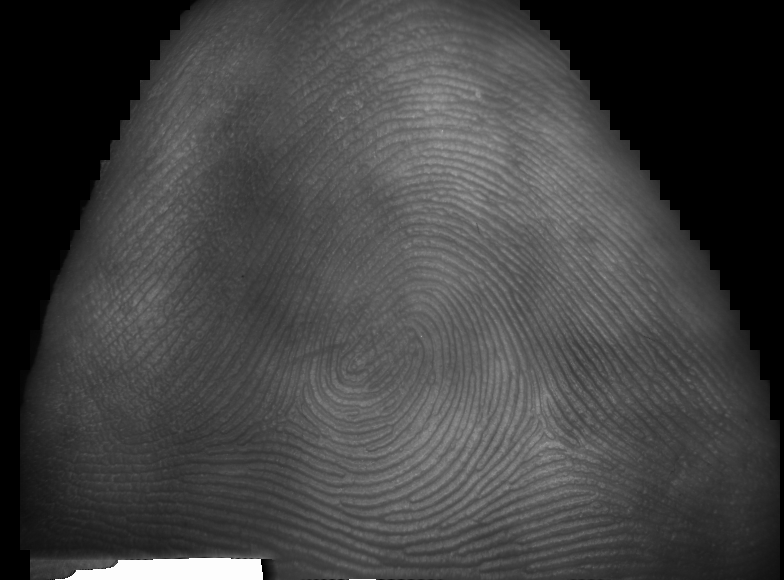
#> input picture TF_IPI/Images/SIRE-1_1_1.bmp, 784 x 580 px; its folder holds only this picture in this run
$ python main.py   (Python 2 division)
#> lines starting #> are read from the running program, lines starting #| are printed output that depends on the picture
#> further down, img is the input picture: shape (580, 784); min 0, max 255, mean 65.1
### TF_IPI/func.py
# Modulo de todas as function usadas no programa
import cv2
import numpy as np
import math
import subprocess
import os
import matplotlib.pyplot as plt
from matplotlib.patches import Ellipse

def gamma_transform(number):
	gamma = 1.5
	const = 1	#Not 0.25 as the paper
	result = 255*const*((number/255)**gamma)
	return result

def local_histogram_equalization_and_gamma_transform(img_aux):
	img = img_aux.copy()
	h, w = img.shape
#> h = 580; w = 784
	# Add border to work on the margin
	img_aux_border = cv2.copyMakeBorder(img,0,8,0,8,cv2.BORDER_CONSTANT,value=0)
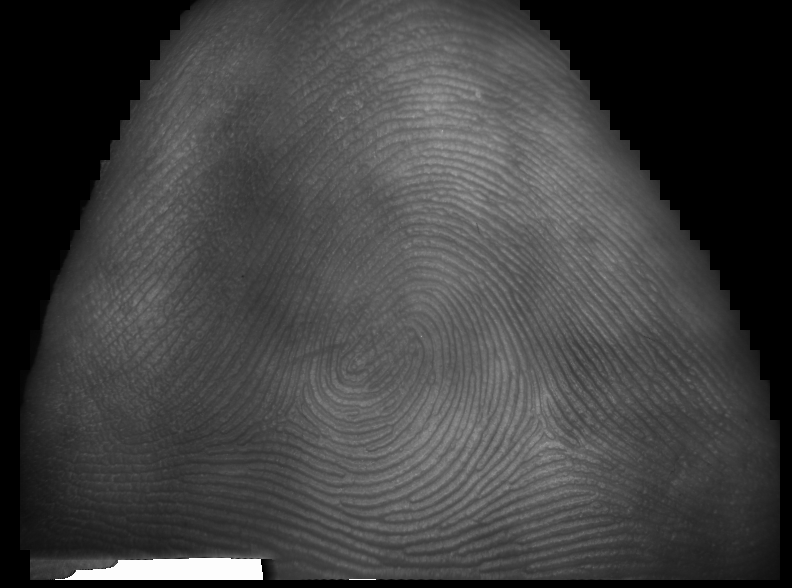
#> img_aux_border: shape (588, 792); min 0, max 255, mean 63.6
	for x in range (0, w, 8):
		for y in range (0, h, 8):
			region = img_aux_border[y:y+8, x:x+8]
			hist_region,bins = np.histogram(region.flatten(),256,[0,256], density=True)
			normalized_CDF_region = hist_region.cumsum()*255
			for p in range (0, 8):
				for q in range (0, 8):
					if(x+p<w and y+q<h):
						# Apply changes already with the gamma transformation
						img[y+q, x+p] = int(gamma_transform(normalized_CDF_region[region[q, p]]))
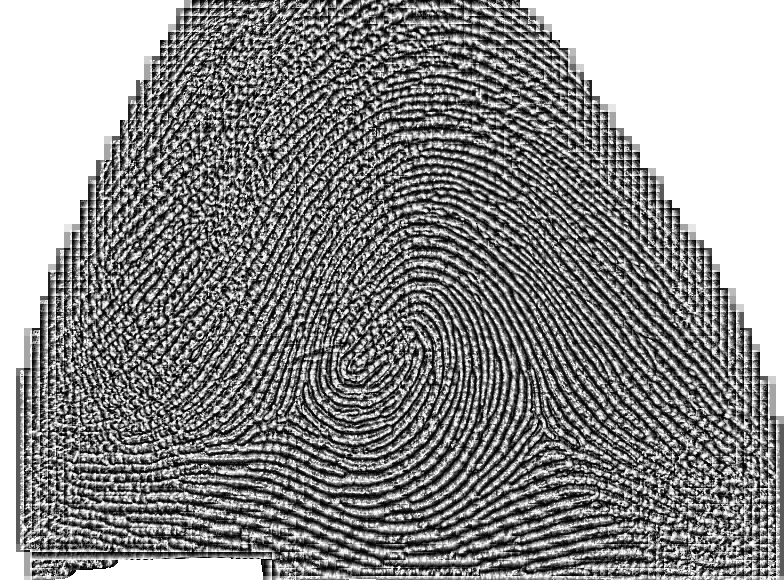
#> img: shape (580, 784); min 0, max 255, mean 140.5
	return img

def gaussian_low_pass_filter(img_aux, kernel):
#> called with kernel = 3
	img = img_aux.copy()
	sigma = kernel/(2*(math.sqrt(2*(math.log(2)))))
	img = cv2.GaussianBlur(img, (kernel, kernel), sigma)
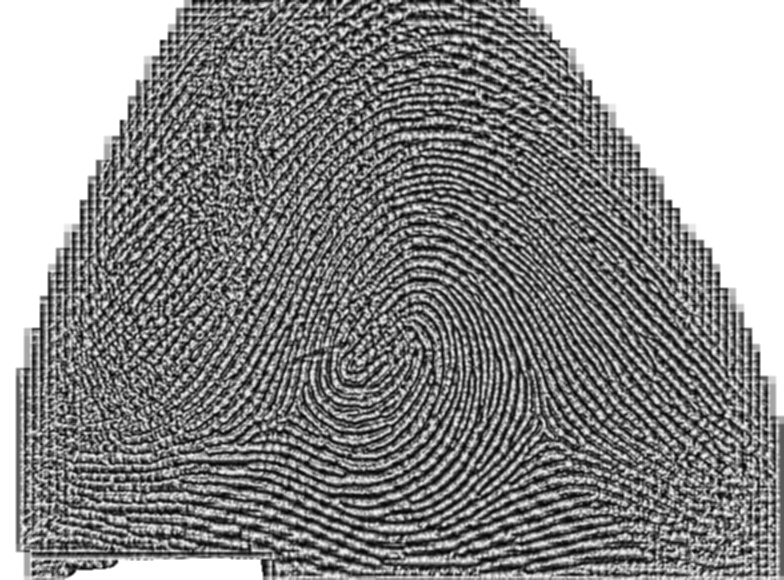
#> img: shape (580, 784); min 2, max 255, mean 140.5
	return img

# Usada apenas para testes
# [26 lines left out: functions average_img, average_bi, not called in this run]

def binarization (img):
	# Cria arquivo auxiliar .jpeg para leitura do mintct
	cv2.imwrite("aux/gaussian.jpeg", img)
	os.system("mindtct aux/gaussian.jpeg aux/raw")
	img_aux = img.copy()
	h, w = img.shape
	# Raw binarized image to cv2_image
	brw_file = open("aux/raw.brw", "rb")
	for y in range (0, h):
		for x in range (0, w):
			img_aux[y, x] = ord(brw_file.read(1))
	brw_file.close()
	return img_aux

# Bilateral 5th degree regression to get left and right polinomials
# [103 lines left out: functions get_polynomials, geometry_correction, add_texture, add_fade, not called in this run]

### TF_IPI/main.py
import os
import shutil
import glob
import cv2
from func import *

try:
	os.mkdir('./output')
except OSError:
	shutil.rmtree('./output')
	os.mkdir('./output')
os.mkdir('./output/compares')
os.mkdir('./output/results')

try:
	os.mkdir('./aux')
except OSError:
	shutil.rmtree('./aux')
	os.mkdir('./aux')

# Recebe todas imagens
images = sorted(glob.glob("Images/*.bmp"))
i = 0
qnt_img = len(images)
# Para cada imagem:
for image in images:
	# Le imagem
	img = cv2.imread(image, 0)
	# Processamentos iniciais(local hitogram equalization and gamma transform):
	img_eq_gam = local_histogram_equalization_and_gamma_transform(img)
	# Filtros gaussianos, kernel = [3, 5, 7, 9]
	img_kern_3 = gaussian_low_pass_filter(img_eq_gam, 3)
	img_kern_5 = gaussian_low_pass_filter(img_eq_gam, 5)
#> call 2 of gaussian_low_pass_filter, with kernel = 5
#> in gaussian_low_pass_filter (call 2), `img = cv2.GaussianBlur(img, (kernel, kernel), sigma)`:
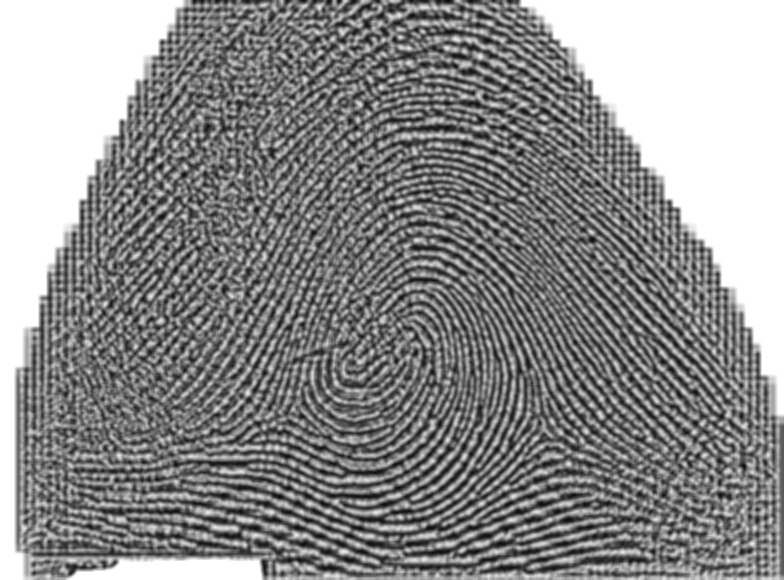
#> img: shape (580, 784); min 9, max 255, mean 140.5
	img_kern_7 = gaussian_low_pass_filter(img_eq_gam, 7)
#> call 3 of gaussian_low_pass_filter, with kernel = 7
#> in gaussian_low_pass_filter (call 3), `img = cv2.GaussianBlur(img, (kernel, kernel), sigma)`:
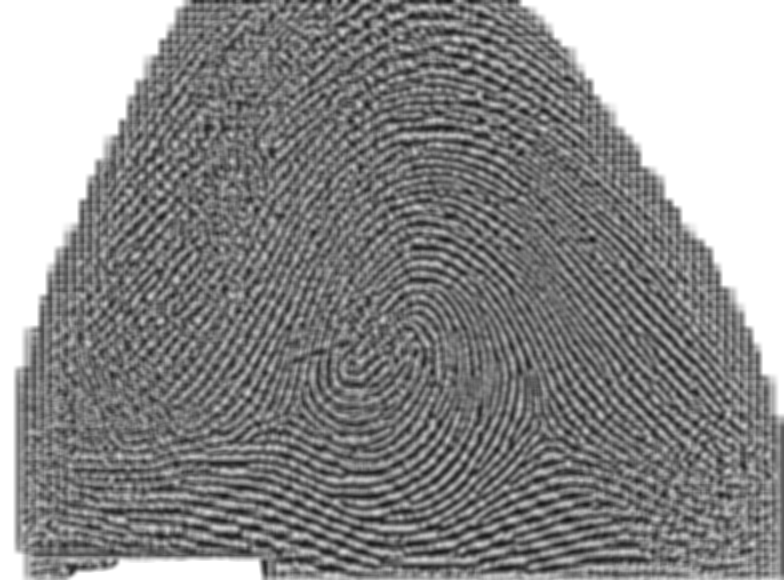
#> img: shape (580, 784); min 20, max 255, mean 140.5
	img_kern_9 = gaussian_low_pass_filter(img_eq_gam, 9)
	# Binarization das imagens por meio do NBIS-mindtct
#> (the run stopped early here; a loop or call above may not have finished)
